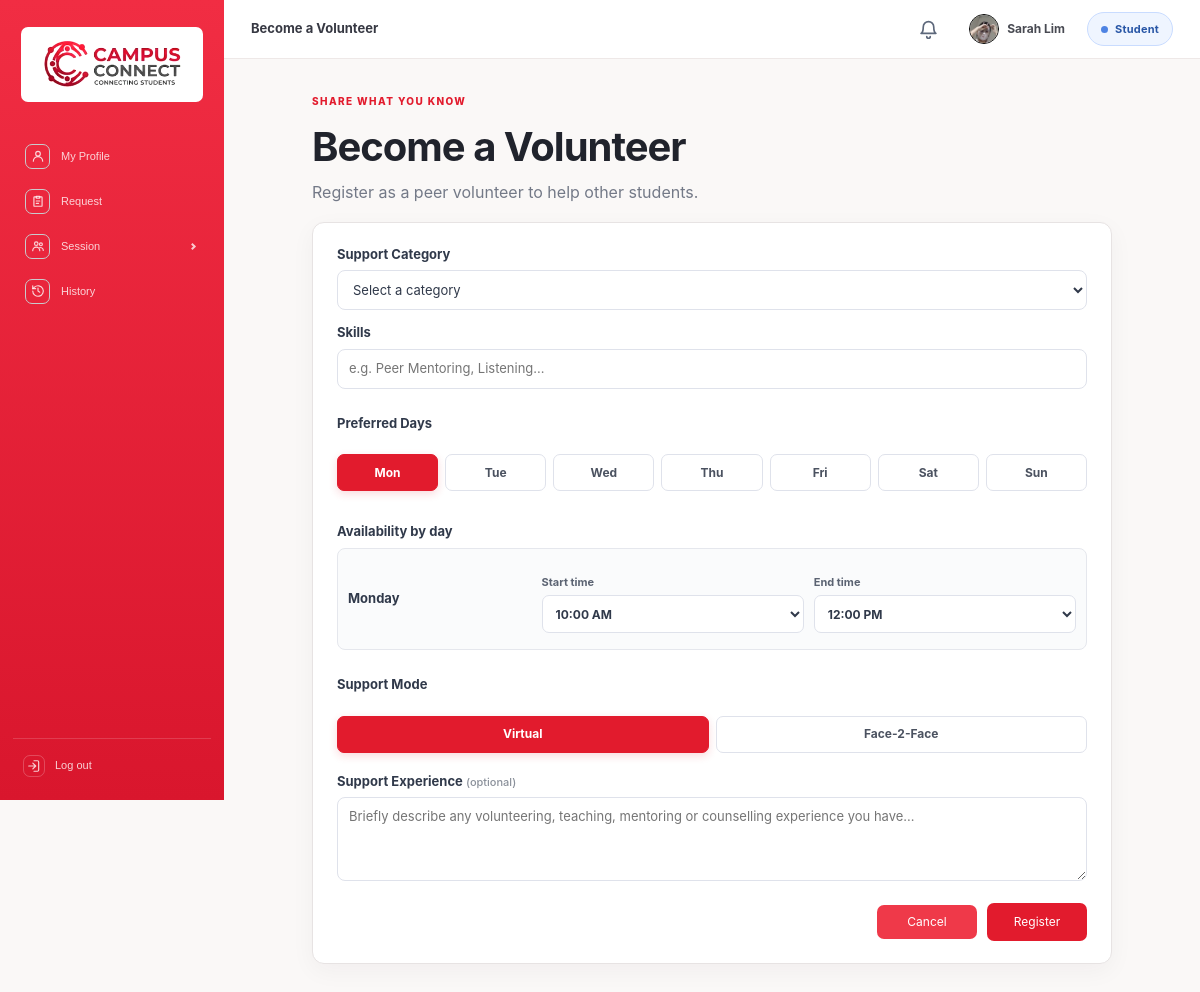
Page /backend/profile_management/become_volunteer.php (signed in) on the committed database.
### tables this page shows
CREATE TABLE `users` (
  `id` int(11) NOT NULL AUTO_INCREMENT,
  `email` varchar(150) NOT NULL,
  `full_name` varchar(100) NOT NULL,
  `university_name` varchar(100) NOT NULL,
  `password_hash` varchar(255) NOT NULL,
  `picture_url` varchar(255) DEFAULT NULL,
  `cover_photo_url` varchar(255) DEFAULT NULL,
  `volunteer_picture_url` varchar(255) DEFAULT NULL,
  `volunteer_cover_photo_url` varchar(255) DEFAULT NULL,
  `education` varchar(500) DEFAULT NULL,
  `skills` varchar(500) DEFAULT NULL,
  `support_experience` varchar(1000) DEFAULT NULL,
  `tfa_code` varchar(255) DEFAULT NULL,
  `tfa_expiry` datetime DEFAULT NULL,
  `failed_attempts` int(11) NOT NULL DEFAULT 0,
  `locked_until` datetime DEFAULT NULL,
  `remember_token_hash` char(64) DEFAULT NULL,
  `remember_expires` datetime DEFAULT NULL,
  `reset_code` varchar(6) DEFAULT NULL,
  `reset_expiry` datetime DEFAULT NULL,
  `is_volunteer` char(1) NOT NULL DEFAULT 'N',
  `is_active` char(1) NOT NULL DEFAULT 'N',
  `created_at` datetime NOT NULL DEFAULT current_timestamp(),
  PRIMARY KEY (`id`),
  UNIQUE KEY `uq_users_email` (`email`)
);

### backend/general/account_functions.php (called while the page is built, shortened)
<?php
require_once __DIR__ . '/db.php';
function e($value): string {
    return htmlspecialchars((string)$value, ENT_QUOTES, 'UTF-8');
}
function current_user(): ?array {
    global $pdo;
    $stmt = $pdo->prepare('SELECT * FROM users WHERE id = ?');
    $stmt->execute([$_SESSION['user_id']]);
    $user = $stmt->fetch();
    return $user ?: null;
}
?>

### backend/general/notifications.php (called while the page is built, shortened)
<?php
function notificationTypesForRole(?string $role): array
{
    return match ($role) {
        'student' => ['Session Requested', 'Feedback Received', 'Pending Request'],
        'volunteer' => ['Request Submitted', 'Request Response', 'Status Update', 'Session Scheduled', 'Session Rejected', 'Feedback Reminder'],
        default => [],
    };
}
function notificationRoleFilter(?string $role): array
{
    $types = notificationTypesForRole($role);
    return [' AND notice_type NOT IN (' . implode(', ', array_fill(0, count($types), '?')) . ')', str_repeat('s', count($types))];
}
function bindNotificationQueryParams(mysqli_stmt $stmt, int $userId, ?string $role, string $types): void
{
    $values = array_merge([$userId], notificationTypesForRole($role));
    $params = ['i' . $types];
    foreach ($values as &$value) {
        $params[] = &$value;
    }
    call_user_func_array([$stmt, 'bind_param'], $params);
}
function countUnreadNotifications(mysqli $conn, int $userId, ?string $role = null): int
{
    [$roleFilter, $types] = notificationRoleFilter($role);
    $stmt = $conn->prepare("SELECT COUNT(*) FROM notifications WHERE user_id = ? AND is_read = 'N'" . $roleFilter);
    bindNotificationQueryParams($stmt, $userId, $role, $types);
    $stmt->execute();
    return (int)$stmt->get_result()->fetch_row()[0];
}

### backend/profile_management/become_volunteer.php (the view, shortened to what this page needs)
<?php
require_once dirname(__DIR__) . '/general/account_functions.php';
require_once dirname(__DIR__) . '/general/dashboard_header.php';
require_once dirname(__DIR__) . '/general/notifications.php';
$user = current_user();
$days = ['Monday','Tuesday','Wednesday','Thursday','Friday','Saturday','Sunday'];
$category = '';
$skills = (string)($user['skills'] ?? '');
$selectedDays = ['Monday'];
$dayTimes = ['Monday' => ['start' => '10:00', 'end' => '12:00']];
$timeOptions = [];
for ($hour = 0; $hour < 24; $hour++) {
    foreach ([0, 30] as $minute) {
        $value = sprintf('%02d:%02d', $hour, $minute);
        $timeOptions[$value] = date('g:i A', strtotime($value));
    }
}
?>
<!DOCTYPE html>
<html lang="en">
<head>
    <link rel="stylesheet" href="<?= BASE_URL ?>/frontend/css/style.css">
    <link rel="stylesheet" href="<?= BASE_URL ?>/frontend/css/profile.css">
</head>
<body class="account-page dashboard-page volunteer-form-page">
<div class="dashboard-app">
<?php include dirname(__DIR__) . '/general/account_sidebar.php'; ?>
<main class="dashboard-main">
    <?= renderDashboardHeader('Become a Volunteer', $user, null, countUnreadNotifications($conn, (int)$user['id'], 'student')) ?>
    <div class="dashboard-shell volunteer-form-shell">
        <div class="volunteer-form-heading"><span class="account-eyebrow">SHARE WHAT YOU KNOW</span><h1>Become a Volunteer</h1><p>Register as a peer volunteer to help other students.</p></div>
        <section class="volunteer-form-card">
            <form method="post">
                <label for="category">Support Category</label>
                <select id="category" name="category" required><option value="" disabled <?= $category === '' ? 'selected' : '' ?>>Select a category</option></select>
                <label for="volunteer_skills">Skills</label>
                <input type="text" id="volunteer_skills" name="skills" maxlength="500" value="<?= e($skills) ?>" placeholder="e.g. Peer Mentoring, Listening...">
                <fieldset class="volunteer-choice-fieldset"><legend>Preferred Days</legend><div class="volunteer-day-options"><?php foreach ($days as $option): ?><label class="volunteer-choice-pill"><span><?= e(substr($option, 0, 3)) ?></span></label><?php endforeach; ?></div></fieldset>
                <fieldset class="volunteer-choice-fieldset"><legend>Availability by day</legend><div class="volunteer-day-times"><?php foreach ($days as $option): $selected = in_array($option, $selectedDays, true); $times = $dayTimes[$option] ?? ['start' => '', 'end' => '']; ?><div class="volunteer-day-time<?= $selected ? '' : ' is-hidden' ?>" data-day-time="<?= e($option) ?>"><strong><?= e($option) ?></strong><label>Start time<select name="availability[<?= e($option) ?>][start]" <?= $selected ? 'required' : 'disabled' ?>><option value="">Choose start time</option><?php foreach ($timeOptions as $value => $label): ?><option value="<?= e($value) ?>" <?= ($times['start'] ?? '') === $value ? 'selected' : '' ?>><?= e($label) ?></option><?php endforeach; ?></select></label><label>End time<select name="availability[<?= e($option) ?>][end]" <?= $selected ? 'required' : 'disabled' ?>><option value="">Choose end time</option><?php foreach ($timeOptions as $value => $label): ?><option value="<?= e($value) ?>" <?= ($times['end'] ?? '') === $value ? 'selected' : '' ?>><?= e($label) ?></option><?php endforeach; ?></select></label></div><?php endforeach; ?></div></fieldset>
                <fieldset class="volunteer-choice-fieldset"><legend>Support Mode</legend><div class="volunteer-mode-options"><?php foreach (['Virtual' => 'Virtual', 'Face-2-Face' => 'Face-2-Face'] as $value => $label): ?><label class="volunteer-choice-pill"><input type="radio" name="support_mode" value="<?= e($value) ?>" <?= $mode === $value ? 'checked' : '' ?>><span><?= e($label) ?></span></label><?php endforeach; ?></div></fieldset>
                <label for="support_experience">Support Experience <span class="volunteer-optional">(optional)</span></label>
                <textarea id="support_experience" name="support_experience" maxlength="1000" rows="3" placeholder="Briefly describe any volunteering, teaching, mentoring or counselling experience you have..."><?= e($experience) ?></textarea>
                <div class="volunteer-form-actions"><a class="btn btn-secondary" href="<?= BASE_URL ?>/profile.php">Cancel</a><button class="btn btn-primary" type="submit">Register</button></div>
            </form>
        </section>
    </div>
</main>
</div>
</body>
</html>

### backend/general/dashboard_header.php (shortened to what this page needs)
<?php
function renderDashboardHeader(string $title, array $user, ?array $back = null, int $unreadNotifications = 0): string
{
    $backLink = '';
    $isVolunteer = ($user['is_volunteer'] ?? 'N') === 'Y';
    $name        = $user['full_name'] ?? 'Student';
    $picture     = $isVolunteer ? ($user['volunteer_picture_url'] ?? '') : ($user['picture_url'] ?? '');
    $avatar = '<img src="' . htmlspecialchars($picture ?: DEFAULT_PROFILE_PICTURE) . '" alt="">';
    $scriptKey = basename(dirname($_SERVER['SCRIPT_NAME'] ?? '')) . '/' . basename($_SERVER['SCRIPT_NAME'] ?? '');
    $isNotificationsPage = $scriptKey === 'notification_management/notifications.php';
    $bellLabel = $isNotificationsPage
        ? 'Close notifications'
        : ($unreadNotifications > 0 ? "Notifications, $unreadNotifications unread" : 'Notifications');
    $bellHref = $isNotificationsPage
        ? BASE_URL . ($isVolunteer ? '/volunteer.php' : '/profile.php')
        : BASE_URL . '/backend/notification_management/notifications.php';
    $bell = '<a class="dashboard-bell"' . ($isNotificationsPage ? ' data-notification-toggle="close"' : '')
          . ' href="' . $bellHref . '" title="' . $bellLabel . '" aria-label="' . $bellLabel . '">'
          . '<svg viewBox="0 0 24 24" aria-hidden="true"><path d="M6 9a6 6 0 0 1 12 0c0 6 2.5 7.5 2.5 7.5h-17S6 15 6 9z"/><path d="M10 20a2 2 0 0 0 4 0"/></svg>'
          . ($unreadNotifications > 0 ? '<span class="dashboard-bell-badge">' . ($unreadNotifications > 9 ? '9+' : $unreadNotifications) . '</span>' : '')
          . '</a>';
    return '<header class="dashboard-header">'
         . '<div class="dashboard-header-title">' . $backLink . '<span>' . htmlspecialchars($title) . '</span></div>'
         . '<nav class="dashboard-nav" aria-label="Account navigation">'
         . $bell
         . '<a class="dashboard-user-chip" href="' . BASE_URL . ($isVolunteer ? '/volunteer.php' : '/profile.php') . '" aria-label="View your profile">'
         . '<span class="dashboard-user-avatar">' . $avatar . '</span>' . htmlspecialchars($name) . '</a>'
         . '<span class="dashboard-role-badge ' . ($isVolunteer ? 'is-volunteer' : 'is-student') . '" aria-label="Current role: ' . ($isVolunteer ? 'Volunteer' : 'Student') . '">' . ($isVolunteer ? 'Volunteer' : 'Student') . '</span>'
         . '</nav></header>'
         . ($isNotificationsPage
             ? '<script>(function () {'
             . 'var closeLink = document.querySelector("[data-notification-toggle=\\"close\\"]");'
             . 'if (!closeLink) { return; }'
             . 'closeLink.addEventListener("click", function (event) {'
             . '  if (window.history.length < 2 || !document.referrer) { return; }'
             . '  if (document.referrer === window.location.origin || document.referrer.indexOf(window.location.origin + "/") === 0) {'
             . '    event.preventDefault();'
             . '    window.history.back();'
             . '  }'
             . '});'
             . '})();</script>'
             : '');
}

### frontend/css/profile.css (style rules this page uses)
.volunteer-form-shell { width: min(800px,calc(100% - 54px)); padding-top: 30px; }
.volunteer-form-heading { margin: 0 0 18px; }
.volunteer-form-heading h1,.volunteer-profile-heading h1 { margin: 5px 0 3px; color: #20232c; font-size: clamp(29px,3.5vw,40px); letter-spacing: -1px; }
.volunteer-form-heading p { margin: 0; color: #737987; font-size: 16px; }
.volunteer-form-card,.volunteer-profile-identity,.volunteer-preferences-card,.volunteer-experience-card { border: 1px solid #e7e3e3; border-radius: 12px; background: #fff; box-shadow: 0 7px 24px rgba(37,34,45,.045); }
.volunteer-form-card { padding: 22px 24px; }
.volunteer-form-card form > label,.volunteer-choice-fieldset legend { display: block; margin: 13px 0 6px; color: #30394a; font-size: 13px; font-weight: 750; }
.volunteer-form-card form > label:first-of-type { margin-top: 0; }
.volunteer-form-card input[type="text"],.volunteer-form-card select,.volunteer-form-card textarea { width: 100%; min-height: 40px; padding: 9px 11px; border: 1px solid #dfe2eb; border-radius: 8px; color: #30394a; background: #fff; font: inherit; font-size: 13px; }
.volunteer-form-card textarea { min-height: 84px; resize: vertical; }
.volunteer-choice-fieldset { min-width: 0; margin: 12px 0 0; padding: 0; border: 0; }
.volunteer-choice-fieldset legend { float: left; width: 100%; padding: 0; }
.volunteer-day-options,.volunteer-mode-options { display: grid; clear: both; gap: 7px; }
.volunteer-day-options { grid-template-columns: repeat(7,minmax(0,1fr)); }
.volunteer-day-times { display: grid; gap: 9px; clear: both; }
.volunteer-day-time { display: grid; grid-template-columns: minmax(90px,.7fr) repeat(2,minmax(0,1fr)); align-items: end; gap: 10px; padding: 10px; border: 1px solid #e5e7ed; border-radius: 8px; background: #fafbfc; }
.volunteer-day-time > strong { align-self: center; color: #30394a; font-size: 13px; }
.volunteer-day-time > label { display: grid; gap: 5px; color: #5b6372; font-size: 11px; font-weight: 650; }
.volunteer-day-time select { width: 100%; min-height: 38px; padding: 7px 9px; border: 1px solid #dfe2eb; border-radius: 7px; color: #30394a; background: #fff; font: inherit; font-size: 12px; }
.volunteer-mode-options { grid-template-columns: repeat(2,minmax(0,1fr)); }
.volunteer-choice-pill { position: relative; display: block; margin: 0; cursor: pointer; }
.volunteer-choice-pill span { display: grid; place-items: center; min-height: 37px; padding: 7px 9px; border: 1px solid #dfe2eb; border-radius: 7px; color: #4b5260; background: #fff; font-size: 12px; font-weight: 650; transition: border-color .15s ease,color .15s ease,background .15s ease,box-shadow .15s ease; }
.volunteer-choice-pill input:checked + span { border-color: #e21b2d; color: #fff; background: #e21b2d; box-shadow: 0 3px 8px rgba(226,27,45,.16); }
.volunteer-optional { color: #8a909a; font-size: 11px; font-weight: 500; }
.volunteer-form-actions,.volunteer-profile-actions { display: flex; align-items: center; justify-content: flex-end; gap: 10px; margin-top: 15px; }
.volunteer-form-actions .btn,.volunteer-profile-actions .btn { min-width: 100px; padding: 9px 14px; border-radius: 7px; font-size: 12px; text-align: center; text-decoration: none; }
.volunteer-form-actions .btn-secondary { border: 0; color: #fff; background: #ef3949; }
.volunteer-form-actions .btn-primary { color: #fff; background: #e21b2d; }

### rows in the picture
users: picture_url (picture), full_name "Sarah Lim"

### other values in the picture
$title "Become a Volunteer"
substr($option, 0, 3) "Mon"
substr($option, 0, 3) "Tue"
substr($option, 0, 3) "Wed"
substr($option, 0, 3) "Thu"
substr($option, 0, 3) "Fri"
substr($option, 0, 3) "Sat"
substr($option, 0, 3) "Sun"
$option "Monday"
$label "Virtual"
$label "Face-2-Face"
form field value "10:00 AM"
form field value "12:00 PM"
